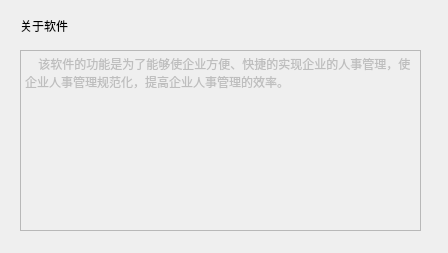
<?xml version="1.0" encoding="UTF-8"?>
<ui version="4.0">
 <class>about</class>
 <widget class="QDialog" name="about">
  <property name="enabled">
   <bool>true</bool>
  </property>
  <property name="geometry">
   <rect>
    <x>0</x>
    <y>0</y>
    <width>448</width>
    <height>253</height>
   </rect>
  </property>
  <property name="windowTitle">
   <string>企业人事管理系统</string>
  </property>
  <widget class="QTextEdit" name="aboutTextEdit">
   <property name="enabled">
    <bool>false</bool>
   </property>
   <property name="geometry">
    <rect>
     <x>20</x>
     <y>50</y>
     <width>401</width>
     <height>181</height>
    </rect>
   </property>
   <property name="html">
    <string>&lt;!DOCTYPE HTML PUBLIC &quot;-//W3C//DTD HTML 4.0//EN&quot; &quot;http://www.w3.org/TR/REC-html40/strict.dtd&quot;&gt;
&lt;html&gt;&lt;head&gt;&lt;meta name=&quot;qrichtext&quot; content=&quot;1&quot; /&gt;&lt;style type=&quot;text/css&quot;&gt;
p, li { white-space: pre-wrap; }
&lt;/style&gt;&lt;/head&gt;&lt;body style=&quot; font-family:'SimSun'; font-size:9pt; font-weight:400; font-style:normal;&quot;&gt;
&lt;p style=&quot; margin-top:0px; margin-bottom:0px; margin-left:0px; margin-right:0px; -qt-block-indent:0; text-indent:0px;&quot;&gt;    该软件的功能是为了能够使企业方便、快捷的实现企业的人事管理，使企业人事管理规范化，提高企业人事管理的效率。&lt;/p&gt;&lt;/body&gt;&lt;/html&gt;</string>
   </property>
  </widget>
  <widget class="QLabel" name="aboutLabel">
   <property name="geometry">
    <rect>
     <x>20</x>
     <y>10</y>
     <width>81</width>
     <height>31</height>
    </rect>
   </property>
   <property name="text">
    <string>关于软件</string>
   </property>
  </widget>
 </widget>
 <resources/>
 <connections/>
</ui>
